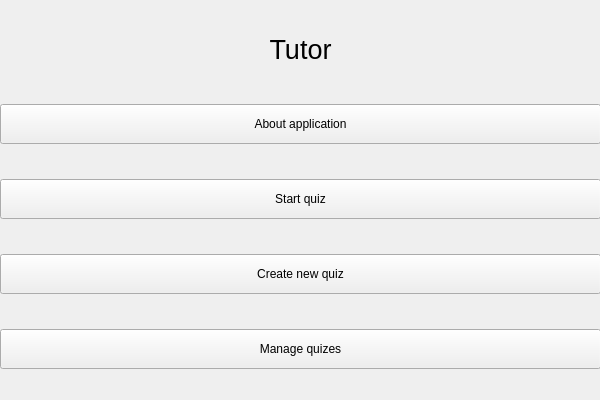
<?xml version="1.0" encoding="UTF-8"?>
<ui version="4.0">
 <class>MainMenu</class>
 <widget class="QWidget" name="MainMenu">
  <property name="geometry">
   <rect>
    <x>0</x>
    <y>0</y>
    <width>600</width>
    <height>400</height>
   </rect>
  </property>
  <property name="windowTitle">
   <string>Form</string>
  </property>
  <widget class="QWidget" name="verticalLayoutWidget">
   <property name="enabled">
    <bool>true</bool>
   </property>
   <property name="geometry">
    <rect>
     <x>0</x>
     <y>0</y>
     <width>601</width>
     <height>401</height>
    </rect>
   </property>
   <property name="sizePolicy">
    <sizepolicy hsizetype="Minimum" vsizetype="Preferred">
     <horstretch>0</horstretch>
     <verstretch>0</verstretch>
    </sizepolicy>
   </property>
   <layout class="QVBoxLayout" name="verticalLayout">
    <item>
     <widget class="QLabel" name="tutor_label">
      <property name="maximumSize">
       <size>
        <width>16777215</width>
        <height>40</height>
       </size>
      </property>
      <property name="font">
       <font>
        <pointsize>20</pointsize>
       </font>
      </property>
      <property name="text">
       <string>Tutor</string>
      </property>
      <property name="alignment">
       <set>Qt::AlignCenter</set>
      </property>
     </widget>
    </item>
    <item>
     <widget class="QPushButton" name="about_btn">
      <property name="enabled">
       <bool>true</bool>
      </property>
      <property name="sizePolicy">
       <sizepolicy hsizetype="Minimum" vsizetype="Preferred">
        <horstretch>0</horstretch>
        <verstretch>0</verstretch>
       </sizepolicy>
      </property>
      <property name="maximumSize">
       <size>
        <width>16777215</width>
        <height>40</height>
       </size>
      </property>
      <property name="text">
       <string>About application</string>
      </property>
     </widget>
    </item>
    <item>
     <widget class="QPushButton" name="start_quiz_btn">
      <property name="sizePolicy">
       <sizepolicy hsizetype="Minimum" vsizetype="Preferred">
        <horstretch>0</horstretch>
        <verstretch>0</verstretch>
       </sizepolicy>
      </property>
      <property name="maximumSize">
       <size>
        <width>16777215</width>
        <height>40</height>
       </size>
      </property>
      <property name="text">
       <string>Start quiz</string>
      </property>
     </widget>
    </item>
    <item>
     <widget class="QPushButton" name="create_quiz_btn">
      <property name="sizePolicy">
       <sizepolicy hsizetype="Minimum" vsizetype="Preferred">
        <horstretch>0</horstretch>
        <verstretch>0</verstretch>
       </sizepolicy>
      </property>
      <property name="maximumSize">
       <size>
        <width>16777215</width>
        <height>40</height>
       </size>
      </property>
      <property name="text">
       <string>Create new quiz</string>
      </property>
     </widget>
    </item>
    <item>
     <widget class="QPushButton" name="manage_quiz_btn">
      <property name="sizePolicy">
       <sizepolicy hsizetype="Minimum" vsizetype="Preferred">
        <horstretch>0</horstretch>
        <verstretch>0</verstretch>
       </sizepolicy>
      </property>
      <property name="maximumSize">
       <size>
        <width>16777215</width>
        <height>40</height>
       </size>
      </property>
      <property name="text">
       <string>Manage quizes</string>
      </property>
     </widget>
    </item>
   </layout>
  </widget>
 </widget>
 <resources/>
 <connections/>
</ui>
